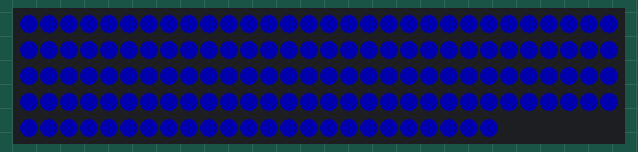
A sketch run on a simulated ATtiny85, built with avr-gcc and run on an emulated ATtiny85. Shown: 144 RGB LEDs in strip order, left to right, continuing on the next row. Dim RGB values are drawn brighter than linear.

Above: at 7.3 s.

The sketch:

fill_attiny85.ino
```cpp
#include <Adafruit_NeoPixel.h>
#ifdef __AVR__
  #include <avr/power.h>
#endif

#define PIN 0

// Parameter 1 = number of pixels in strip
// Parameter 2 = Arduino pin number (most are valid)
// Parameter 3 = pixel type flags, add together as needed:
//   NEO_KHZ800  800 KHz bitstream (most NeoPixel products w/WS2812 LEDs)
//   NEO_KHZ400  400 KHz (classic 'v1' (not v2) FLORA pixels, WS2811 drivers)
//   NEO_GRB     Pixels are wired for GRB bitstream (most NeoPixel products)
//   NEO_RGB     Pixels are wired for RGB bitstream (v1 FLORA pixels, not v2)
//   NEO_RGBW    Pixels are wired for RGBW bitstream (NeoPixel RGBW products)
Adafruit_NeoPixel strip = Adafruit_NeoPixel(144, PIN, NEO_GRB + NEO_KHZ800);

// IMPORTANT: To reduce NeoPixel burnout risk, add 1000 uF capacitor across
// pixel power leads, add 300 - 500 Ohm resistor on first pixel's data input
// and minimize distance between Arduino and first pixel.  Avoid connecting
// on a live circuit...if you must, connect GND first.

void setup() {
  // This is for Trinket 5V 16MHz, you can remove these three lines if you are not using a Trinket
  #if defined (__AVR_ATtiny85__)
    if (F_CPU == 16000000) clock_prescale_set(clock_div_1);
  #endif
  // End of trinket special code

  strip.begin();
  strip.setBrightness(50);
  strip.show(); // Initialize all pixels to 'off'
}

void loop() {
  // Some example procedures showing how to display to the pixels:
  colorWipe(strip.Color(0, 0, 255), 50); // Blue
  strip.show();
}

void colorWipe(uint32_t c, uint8_t wait) {
  for(uint16_t i=0; i<strip.numPixels(); i++) {
    strip.setPixelColor(i, c);
    delay(wait);
  }
}
```
